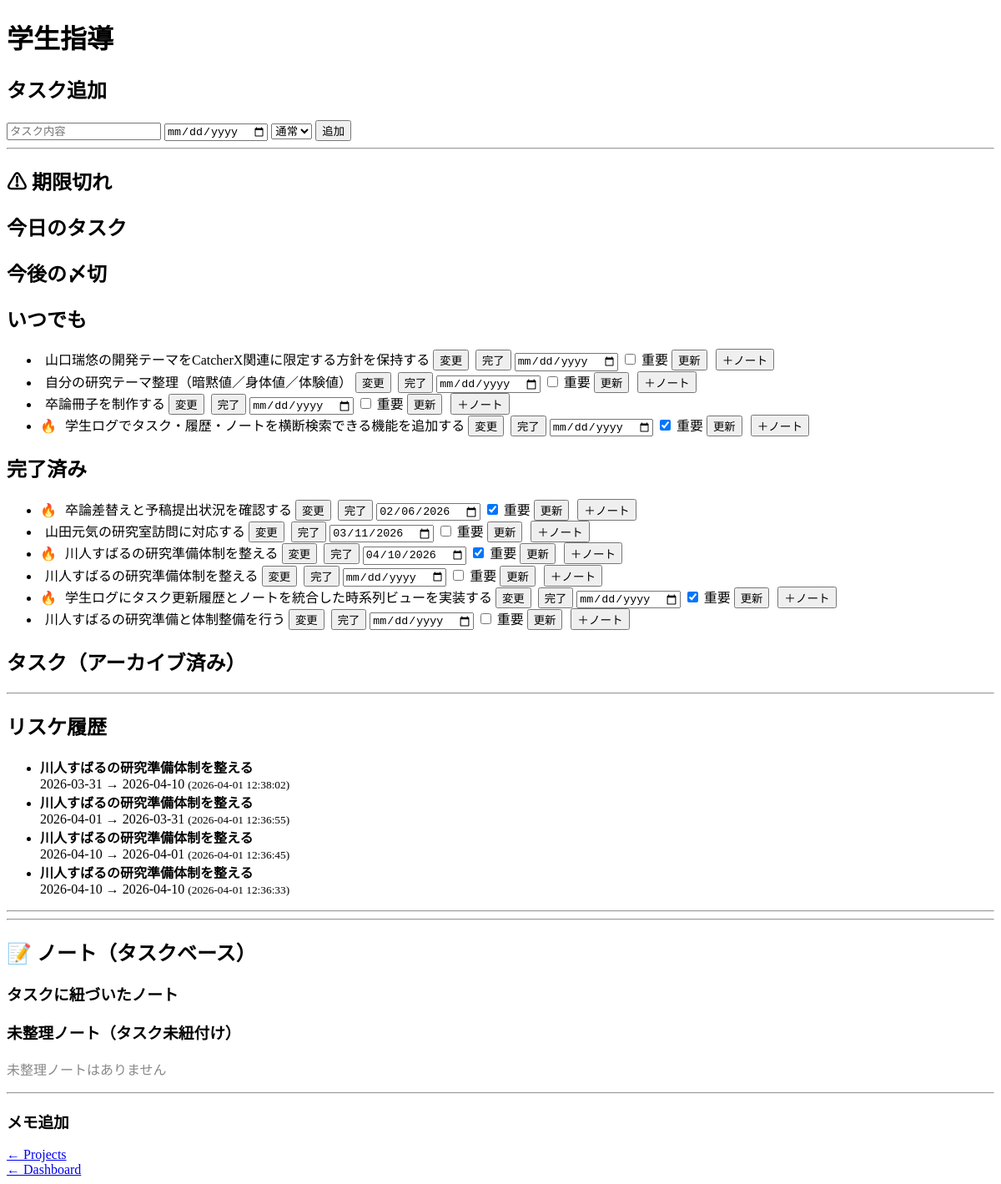
The app's page /project/12, older data.
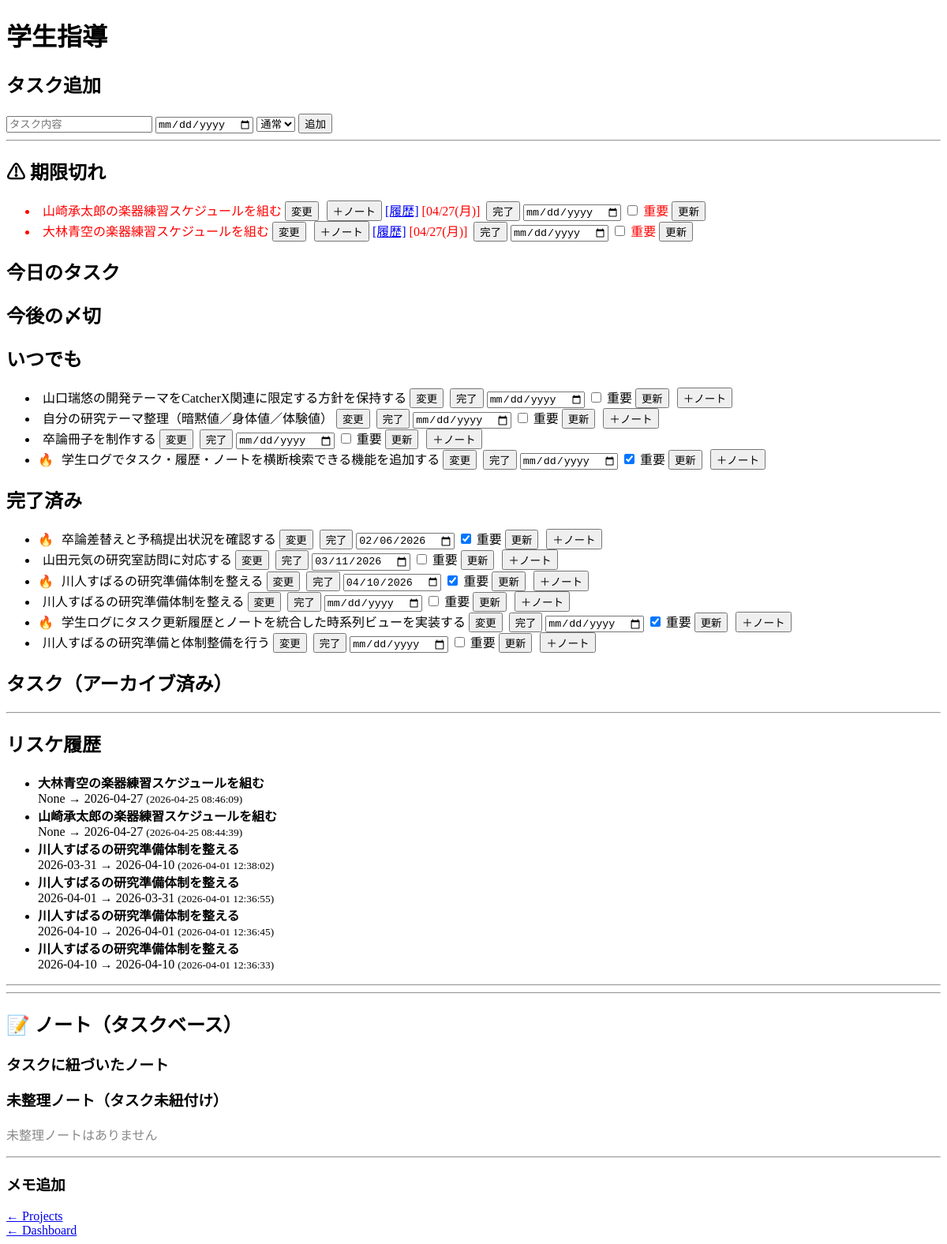
The same page, newer data.
### tables this page shows
CREATE TABLE projects (
            id INTEGER PRIMARY KEY AUTOINCREMENT,
            name TEXT,
            type TEXT,
            status TEXT
        );

CREATE TABLE tasks (
            id INTEGER PRIMARY KEY AUTOINCREMENT,
            title TEXT,
            status TEXT,
            deadline TEXT,
            original_deadline TEXT,
            project_id INTEGER,
            student_id INTEGER,
            priority TEXT DEFAULT 'medium',
            sync_key TEXT,
            source_type TEXT,
            source_updated_at TEXT,
            archived INTEGER DEFAULT 0
        , source_url TEXT);

CREATE TABLE task_history (
        id INTEGER PRIMARY KEY AUTOINCREMENT,
        task_id INTEGER,
        old_deadline TEXT,
        new_deadline TEXT,
        changed_at TEXT
    );

### flask_app.py (the view, shortened to what this page needs)
@app.route("/project/<int:project_id>")
def project_detail(project_id):
    task_id_filter = request.args.get("task_id", type=int)
    conn = get_db()
    c = conn.cursor()
    today_str = c.execute("SELECT date('now')").fetchone()[0]
    project = c.execute("SELECT * FROM projects WHERE id=?", (project_id,)).fetchone()
    all_tasks = c.execute(
        """
        SELECT id AS task_id, title, status, deadline, priority, archived,
               original_deadline, sync_key, source_type, source_updated_at
        FROM tasks
        WHERE project_id=?
        ORDER BY deadline IS NULL, deadline
        """,
        (project_id,),
    ).fetchall()
    all_tasks = apply_format(all_tasks)
    classified = classify_tasks(all_tasks, today_str)
    overdue_tasks = classified["overdue_tasks"]
    today_tasks = classified["today_tasks"]
    future_tasks = classified["future_tasks"]
    anytime_tasks = classified["anytime_tasks"]
    done_tasks = classified["done_tasks"]
    archived_tasks = []
    if task_id_filter:
        history = c.execute(
            """
        SELECT th.task_id, t.title AS task_title, th.old_deadline, th.new_deadline, th.changed_at
        FROM task_history th
        LEFT JOIN tasks t ON th.task_id = t.id
        WHERE th.task_id=?
        ORDER BY th.changed_at DESC
        """,
            (task_id_filter,),
        ).fetchall()
    else:
        history = c.execute(
            """
            SELECT th.task_id, t.title AS task_title, th.old_deadline, th.new_deadline, th.changed_at
            FROM task_history th
            LEFT JOIN tasks t ON th.task_id = t.id
            WHERE th.task_id IN (
                SELECT id FROM tasks WHERE project_id=?
            )
            ORDER BY th.changed_at DESC
        """,
            (project_id,),
        ).fetchall()
    notes = c.execute(
        """
        SELECT id, title, content, scrapbox_url, created_at, task_id
        FROM notes
        WHERE project_id=?
        ORDER BY created_at DESC
    """,
        (project_id,),
    ).fetchall()
    notes_by_task_id = {}
    unlinked_notes = []
    all_tasks = [
        {**dict(t), "related_notes": notes_by_task_id.get(dict(t)["task_id"], [])}
        for t in all_tasks
    ]
    overdue_tasks = [
        {**dict(t), "related_notes": notes_by_task_id.get(dict(t)["task_id"], [])}
        for t in overdue_tasks
    ]
    today_tasks = [
        {**dict(t), "related_notes": notes_by_task_id.get(dict(t)["task_id"], [])}
        for t in today_tasks
    ]
    future_tasks = [
        {**dict(t), "related_notes": notes_by_task_id.get(dict(t)["task_id"], [])}
        for t in future_tasks
    ]
    anytime_tasks = [
        {**dict(t), "related_notes": notes_by_task_id.get(dict(t)["task_id"], [])}
        for t in anytime_tasks
    ]
    done_tasks = [
        {**dict(t), "related_notes": notes_by_task_id.get(dict(t)["task_id"], [])}
        for t in done_tasks
    ]
    archived_tasks = [
        {**dict(t), "related_notes": notes_by_task_id.get(dict(t)["task_id"], [])}
        for t in archived_tasks
    ]
    conn.close()
    return render_template(
        "project_detail.html",
        project=project,
        tasks=all_tasks,
        overdue_tasks=overdue_tasks,
        today_tasks=today_tasks,
        future_tasks=future_tasks,
        anytime_tasks=anytime_tasks,
        done_tasks=done_tasks,
        archived_tasks=archived_tasks,
        notes=notes,
        unlinked_notes=unlinked_notes,
        history=history,
        students=STUDENTS_DATA,
    )

### flask_app.py (called while the page is built)
def get_db():
    BASE_DIR = os.path.dirname(os.path.abspath(__file__))
    conn = sqlite3.connect(
        os.path.join(BASE_DIR, "db.sqlite3"), timeout=5, check_same_thread=False
    )
    conn.row_factory = sqlite3.Row
    conn.execute("PRAGMA journal_mode=WAL;")
    conn.execute("PRAGMA busy_timeout=5000;")
    return conn

def format_date_jp(date_str):
    if not date_str:
        return None
    from datetime import datetime
    weekdays_jp = ["月", "火", "水", "木", "金", "土", "日"]
    try:
        dt = datetime.strptime(date_str, "%Y-%m-%d")
    except Exception:
        return date_str
    today = datetime.now()
    fiscal_year = today.year if today.month < 4 else today.year + 1
    start = datetime(fiscal_year - 1, 4, 1)
    end = datetime(fiscal_year, 3, 31)
    w = weekdays_jp[dt.weekday()]
    if start <= dt <= end:
        return dt.strftime(f"%m/%d({w})")
    else:
        return dt.strftime(f"%Y/%m/%d({w})")

def apply_format(rows):
    result = []
    for r in rows:
        d = dict(r)
        if "deadline" in d and d["deadline"]:
            d["deadline_display"] = format_date_jp(d["deadline"])
        else:
            d["deadline_display"] = None
        if "original_deadline" in d and d["original_deadline"]:
            d["original_deadline_display"] = format_date_jp(d["original_deadline"])
        else:
            d["original_deadline_display"] = None
        result.append(d)
    return result

### templates/project_detail.html (shortened to what this page needs)
<!DOCTYPE html>
<html>
<head>
</head>
<body>
    {% from "components/task_item.html" import edit_form, task_actions %}
<h1>{{ project["name"] }}</h1>
<h2>タスク追加</h2>
<form action="/add_task" method="post">
    <input name="title" placeholder="タスク内容">
    <input type="date" name="deadline">
    <select name="priority">
        <option value="medium" selected>通常</option>
    </select>
    <button type="submit">追加</button>
</form>
<hr>
<h2>⚠ 期限切れ</h2>
<ul>
{% for t in overdue_tasks %}
    <li class="task-title-scope" style="color:red;">
        {{ edit_form(t["task_id"], t["title"]) }}
        <button type="button" onclick='openNoteFormForTask({{ t["task_id"] }}, {{ t["title"]|tojson }})' style="margin-left:6px; font-size:0.85em;">＋ノート</button>
        <a href="/project/{{ project["id"] }}?task_id={{ t["task_id"] }}">[履歴]</a>
        {% if t["deadline_display"] %}[{{ t["deadline_display"] }}]{% endif %}
        <form action="/done/{{ t["task_id"] }}" method="post" style="display:inline; margin-left:4px">
            <button type="submit">完了</button>
        </form>
        <form action="/update_task" method="post" style="display:inline;">
            <input type="date" name="deadline">
            <label>
                <input type="checkbox" name="priority" value="high" {% if t["priority"] == "high" %}checked{% endif %}>
                重要
            </label>
            <button type="submit">更新</button>
        </form>
    </li>
{% endfor %}
</ul>
<h2>今日のタスク</h2>
<h2>今後の〆切</h2>
<h2>いつでも</h2>
<ul>
{% for t in anytime_tasks %}
    <li class="task-title-scope">
        {% if t["priority"] == "high" %}🔥{% endif %}
        {{ task_actions(t, show_done=true, show_update=true, is_done=false) }}
        <button type="button" onclick='openNoteFormForTask({{ t["task_id"] }}, {{ t["title"]|tojson }})' style="margin-left:6px; font-size:0.85em;">＋ノート</button>
    </li>
{% endfor %}
</ul>
<h2>完了済み</h2>
<ul>
{% for t in done_tasks %}
    <li class="task-title-scope">
        {% if t["priority"] == "high" %}🔥{% endif %}
        {{ task_actions(t, show_done=true, show_update=true, is_done=false) }}
        <button type="button" onclick='openNoteFormForTask({{ t["task_id"] }}, {{ t["title"]|tojson }})' style="margin-left:6px; font-size:0.85em;">＋ノート</button>
    </li>
{% endfor %}
</ul>
<h2>タスク（アーカイブ済み）</h2>
<hr>
<h2>リスケ履歴</h2>
<ul>
{% for h in history %}
    <li class="history-title-scope">
        <b>{{ h["task_title"] }}</b><br>
        {{ h["old_deadline"] }} → {{ h["new_deadline"] }}
        <small>({{ h["changed_at"] }})</small>
    </li>
{% endfor %}
</ul>
<hr>
<hr>
<h2>📝 ノート（タスクベース）</h2>
<h3>タスクに紐づいたノート</h3>
<h3>未整理ノート（タスク未紐付け）</h3>
{% if unlinked_notes %}
    <ul>
    {% for n in unlinked_notes %}
        <li class="note-title-scope">
            <b>{{ n["title"] }}</b><br>
            {{ n["content"] }}<br>
            {% if n["scrapbox_url"] %}
                <a href="{{ n["scrapbox_url"] }}" target="_blank">開く</a>
            {% else %}
                <a href="https://scrapbox.io/musestudio/{{ n["title"] }}" target="_blank">
                    Scrapbox作成
                </a>
            {% endif %}
            <br>
            <small>{{ n["created_at"] }}</small>
        </li>
    {% endfor %}
    </ul>
{% else %}
    <p style="color:#888;">未整理ノートはありません</p>
{% endif %}
<hr>
<h3>メモ追加</h3>
<a href="/projects">← Projects</a><br>
<a href="/">← Dashboard</a>
</body>
</html>

### templates/components/task_item.html (shortened to what this page needs)
{% macro task_actions(t, show_done=true, show_update=false, is_done=false) %}
    <form action="/edit_task_title" method="post" class="inline-edit-form" style="display:inline; margin-left:6px;">
        {% if is_done %}
            <s><span class="inline-edit-title">{{ t["title"] }}</span></s>
        {% else %}
            <span class="inline-edit-title">{{ t["title"] }}</span>
        {% endif %}
        <button type="button" class="inline-edit-toggle" onclick="toggleInlineEdit(this)">変更</button>
    </form>
    {% if show_done %}
        <form action="/done/{{ t["task_id"] if t["task_id"] is defined else t["id"] }}" method="post" style="display:inline; margin-left:4px">
            <button type="submit">完了</button>
        </form>
    {% endif %}
    {% if show_update %}
        <form action="/update_task" method="post" style="display:inline;">
            <input type="date" name="deadline" value="{{ t["deadline"] if t["deadline"] is defined and t["deadline"] else "" }}">
            <label>
                <input type="checkbox" name="priority" value="high" {% if t["priority"] == "high" %}checked{% endif %}>
                重要
            </label>
            <button type="submit">更新</button>
        </form>
    {% endif %}
{% endmacro %}
{% macro edit_form(task_id, title, is_done=false) %}
    <form action="/edit_task_title" method="post" class="inline-edit-form" style="display:inline; margin-left:6px;">
        {% if is_done %}
            <s><span class="inline-edit-title">{{ title }}</span></s>
        {% else %}
            <span class="inline-edit-title">{{ title }}</span>
        {% endif %}
        <button type="button" class="inline-edit-toggle" onclick="toggleInlineEdit(this)">変更</button>
    </form>
{% endmacro %}

Row changes from the older to the newer data that the page shows:
added tasks: title "山崎承太郎の楽器練習スケジュールを組む", deadline_display "04/27(月)", shown under "⚠ 期限切れ"
added tasks: title "大林青空の楽器練習スケジュールを組む", deadline_display "04/27(月)", shown under "⚠ 期限切れ"
added task_history: task_title "大林青空の楽器練習スケジュールを組む", old_deadline "None", new_deadline "2026-04-27", changed_at "2026-04-25 08:46:09"
added task_history: task_title "山崎承太郎の楽器練習スケジュールを組む", old_deadline "None", new_deadline "2026-04-27", changed_at "2026-04-25 08:44:39"
